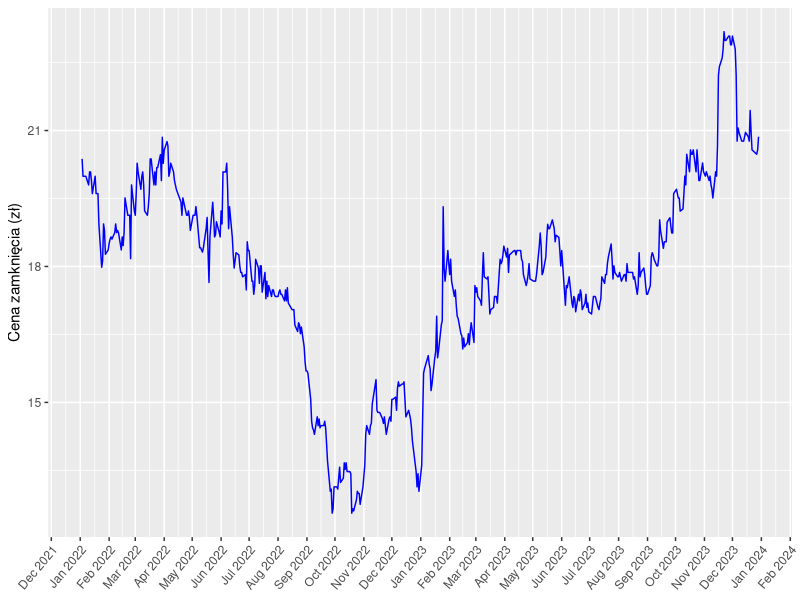
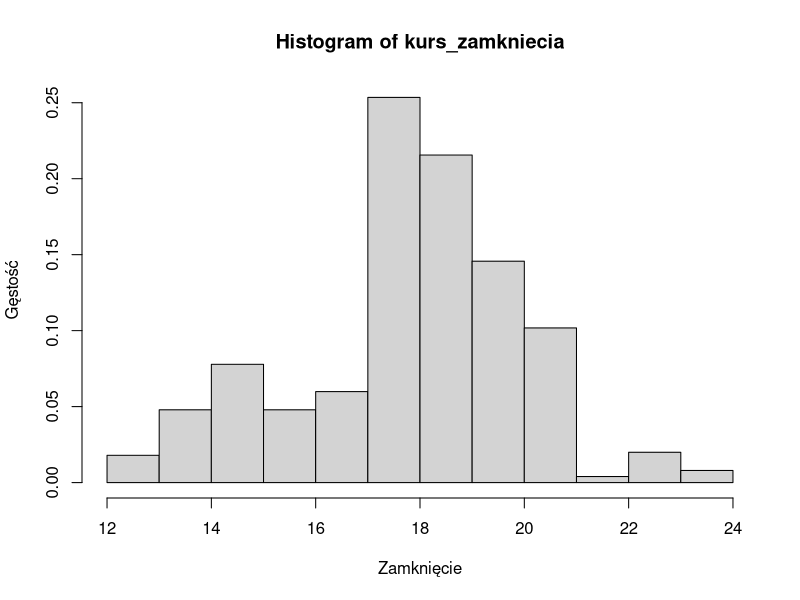
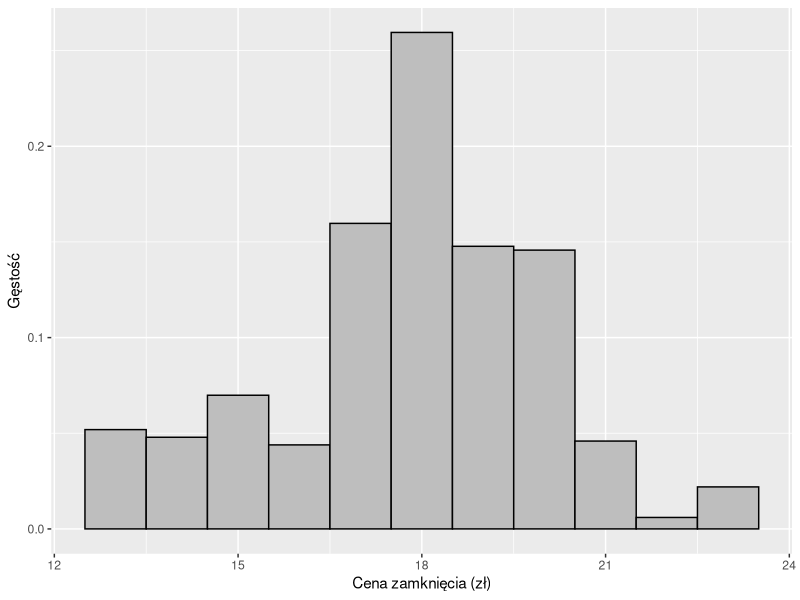
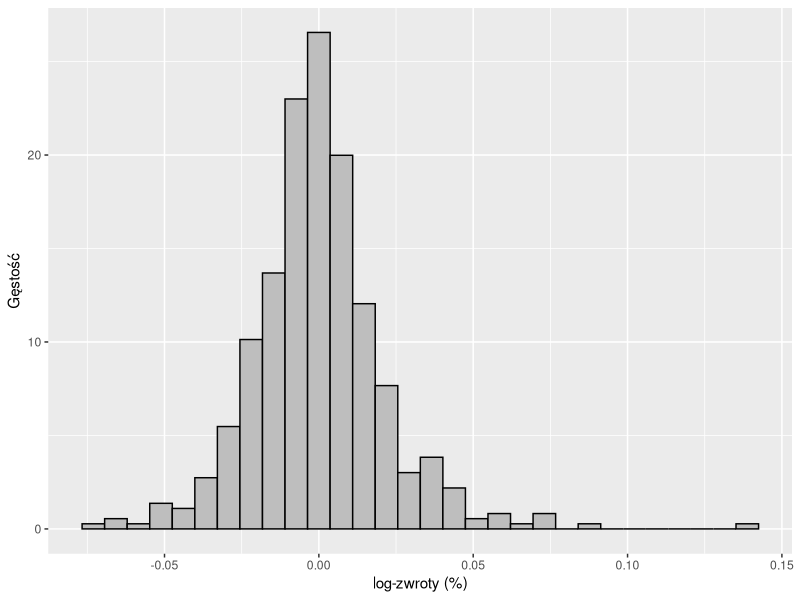
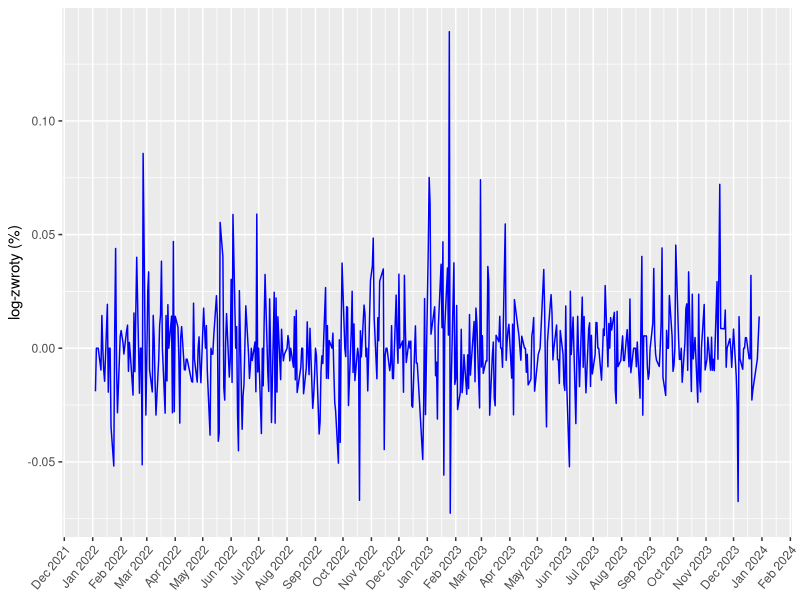
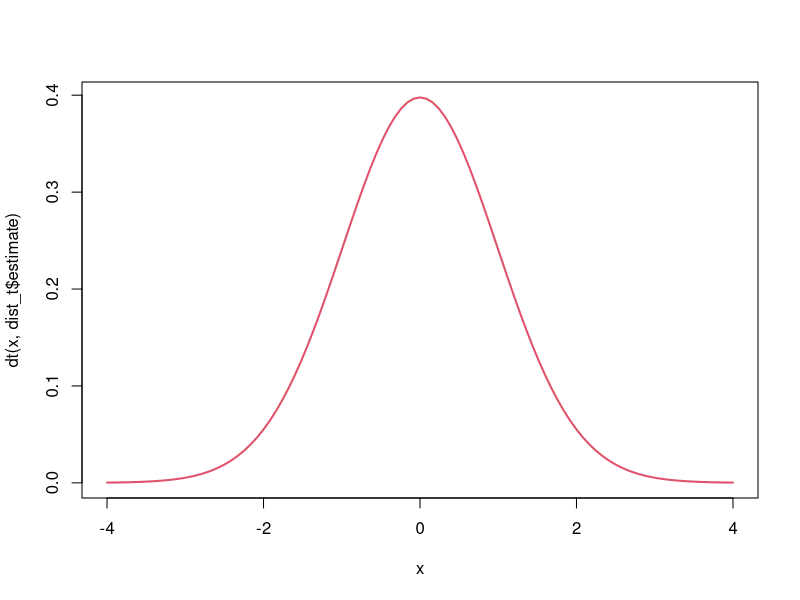
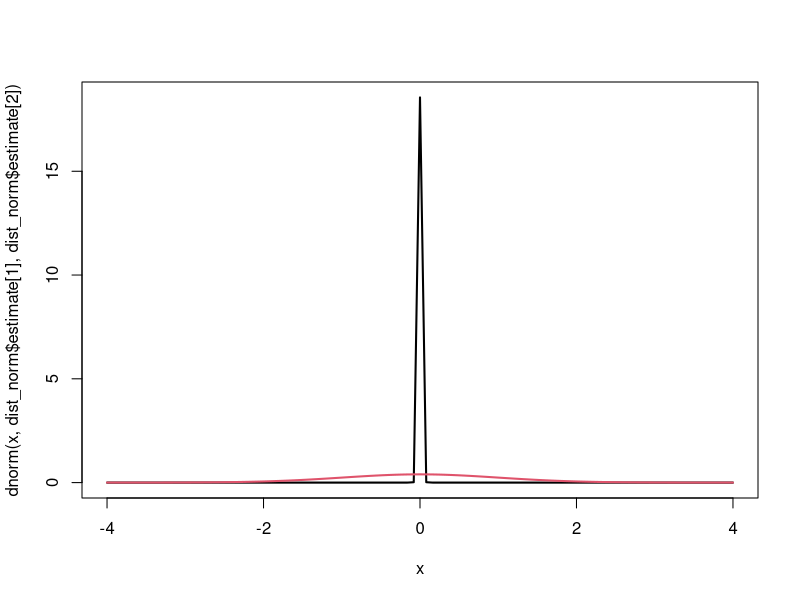
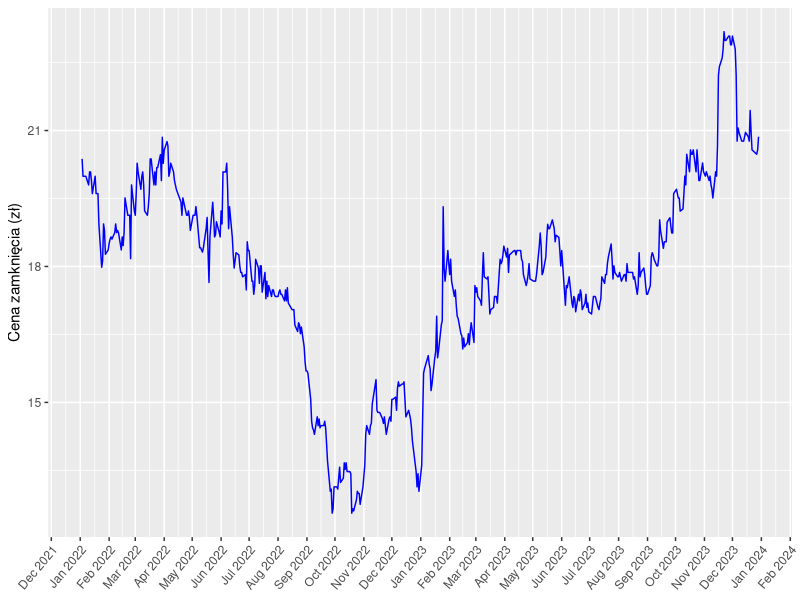

These charts were generated, in order, by the following R code:
install.packages("ggplot2")
install.packages("fitdistrplus")


library(ggplot2)
library(fitdistrplus)

# Ustawienie lokalizacij konsoli
install.packages("rstudioapi")
setwd(dirname(rstudioapi::getSourceEditorContext()$path))
getwd()



#-----------------------------------------
# Zad 1
# Ceny akcji spółki na rok 2022
#-----------------------------------------


nwg <- read.csv("nwg_d.csv")

kurs_zamkniecia <- nwg$Zamkniecie
kurs_data <- as.Date(nwg$Data)

nwgf <- data.frame(data = kurs_data, zamkniecie = kurs_zamkniecia)

#-----------------------------------------
# Wykres zamknięcia
#-----------------------------------------

wykres_kursu <- ggplot(nwgf, aes(x = data, y = zamkniecie, group = 1)) +
  geom_line(color = "blue") +
  labs(x = NULL, y = "Cena zamknięcia (zł)") +
  scale_x_date(
    date_breaks = "1 month",
    date_labels = "%b %Y",
    limits = c(min(nwgf$data), max(nwgf$data))
  ) +
  theme(axis.text.x = element_text(angle = 50, vjust = 1, hjust = 1))

wykres_kursu

ggsave(
  "img/Wykres_cen_akcji_nwg.png",
  plot = wykres_kursu,
  width = 12,
  height = 9,
  units = "cm",
  dpi = 480
)

#-----------------------------------------
# Histogram kursów zamknięcia
#-----------------------------------------

histogram_kursu_ggplot <- ggplot(
  nwgf,
  aes(x = zamkniecie, y = after_stat(density))
) +
  geom_histogram(binwidth = 1, fill = "grey", color = "black") +
  labs(title = NULL, x = "Cena zamknięcia (zł)", y = "Gęstość")

hist(kurs_zamkniecia, prob = TRUE, xlab = "Zamknięcie", ylab = "Gęstość")

histogram_kursu_ggplot

ggsave(
  "img/historgram_nwg.png",
  plot = histogram_kursu_ggplot,
  width = 12,
  height = 9,
  units = "cm",
  dpi = 480
)

#-----------------------------------------
# Log zwroty (stopy zwrotu)
#-----------------------------------------


log_zwroty_nwg <- diff(log(kurs_zamkniecia))

# Przycięcie pierwszego elementu kurs_data
kurs_data_cut <- kurs_data[-1]

log_zwroty_nwgdf <- data.frame(data = kurs_data_cut, log_zwroty= log_zwroty_nwg)

?hist


histogram_zwrotów_ggplot <- ggplot(
  log_zwroty_nwgdf,
  aes(x = log_zwroty, y = after_stat(density))
) +
  geom_histogram(fill = "grey", color = "black") +
  labs(title = NULL, x = "log-zwroty (%)", y = "Gęstość")

histogram_zwrotów_ggplot

wykres_zwrotów <- ggplot(log_zwroty_nwgdf, aes(x = data, y = log_zwroty, group = 1)) +
  geom_line(color = "blue") +
  labs(x = NULL, y = "log-zwroty (%)") +
  scale_x_date(
    date_breaks = "1 month",
    date_labels = "%b %Y",
    limits = c(min(kurs_data_cut), max(kurs_data_cut))
  ) +
  theme(axis.text.x = element_text(angle = 50, vjust = 1, hjust = 1))

wykres_zwrotów

ggsave(
  "img/historgram_zwrotów_nwg.png",
  plot = histogram_zwrotów_ggplot,
  width = 12,
  height = 9,
  units = "cm",
  dpi = 480
)

ggsave(
  "img/wykres_zwrotów_nwg.png",
  plot = wykres_zwrotów,
  width = 12,
  height = 9,
  units = "cm",
  dpi = 480
)

#-----------------------------------------
# Estymacja parametrów rozkładu normalnego i t-studenta
#-----------------------------------------

dist_norm <- fitdist(log_zwroty_nwg, "norm")
dist_t <- fitdist(log_zwroty_nwg, "t", start=list(df=12))

curve(dt(x,dist_t$estimate), xlim=c(-4,4), col=2,lwd=2)


dist_norm
dist_t
#-----------------------------------------
# Wykresy diagnostyczne
#-----------------------------------------

par(mfrow=c(1,1))
curve(dnorm(x,dist_norm$estimate[1],dist_norm$estimate[2]), xlim=c(-4,4),lwd=2)
curve(dt(x,dist_t$estimate), add=T, col=2,lwd=2)

key <- c("norm", "t-student")
png(
  "img/wykresy_diagnostyczne_nwg.png",
  width = 18,
  height = 18,
  pointsize = 9,
  units = "cm",
  res = 480
)
par(mfrow = c(2, 2))
denscomp(list(dist_norm, dist_t), legendtext = key)
qqcomp(list(dist_norm, dist_t), legendtext = key)
cdfcomp(list(dist_norm, dist_t), legendtext = key)
ppcomp(list(dist_norm, dist_t), legendtext = key)

dev.off()


#-----------------------------------------
# Analiza wartości statystyk
#-----------------------------------------

gofstat(
  list(dist_norm, dist_t),
  fitnames = key
)


#-----------------------------------------
# Zad 5
# Test hipotezy o równości rozkładów
#-----------------------------------------

iterations <- 10000
n <- length(log_zwroty_nwg)
n

D <- c()

for (i in 1:iterations) {
  y_ln <- rnorm(n, dist_norm$estimate[1], dist_norm$estimate[2])
  D[i] <- ks.test(
    y_ln,
    pnorm,
    dist_norm$estimate[1],
    dist_norm$estimate[2],
    exact = TRUE
  )$statistic
}

# Obliczamy dn_ln, czyli wartosc statystyki D,
# dla danych kurs_zamkniecia i rozkładu F0 wybranego w punkcie
dn_n <- ks.test(
  log_zwroty_nwg,
  pnorm,
  dist_norm$estimate[1],
  dist_norm$estimate[2],
  exact = TRUE
)$statistic

dn_n

png(
  "img/hipoteza_o_rownosci_nwg.png",
  width = 9,
  height = 12,
  pointsize = 9,
  units = "cm",
  res = 480
)
par(mfrow = c(1, 1))
hist(D, prob = TRUE, xlab = "")
points(dn_n, 0, pch = 19, col = "red")
dev.off()


# Odleglosc dystrybuanty empirycznej dla kurs_zamkniecia,
# oraz dystrybuanty F0 jest istotnie większa od odleglosci obserwowanych
# dla probek tej samej licznosci z rozkladu F0.

p_value_n <- length(D[D > dn_n]) / iterations
p_value_n


alfa <- c(0.05)
p_value_n <= alfa
# Wartosc p-value jest mniejsza od przyjetego poziomu istotnosci, zatem
# hipoteze o rownosci dystrybuant (F = F0, gdzie F poszukiwany rozklad) odrzucam.
